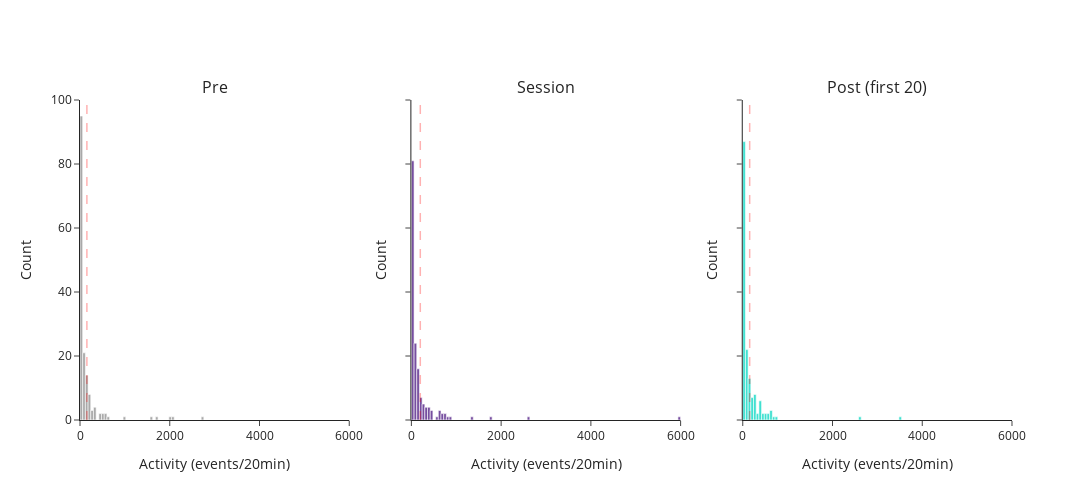

Source (notebook cell):
### Code cell
## Plot events per 20 min, first 20 minutes post activity
fig = pf.custom_graph_template(x_title='Activity (events/20min)', y_title='Count', titles=['Pre', 'Session', 'Post (first 20)'], 
                               columns=3, shared_y=True, width=1200)
## Pre
fig.add_trace(go.Histogram(x=num_spikes_pre, xbins=dict(start = 0, end = np.max(num_spikes_pre), size = 60), 
                           autobinx=False, showlegend=False, marker_color=pf.colors('pre')), row=1, col=1)
fig.add_vline(x=np.mean(num_spikes_pre), line_dash='dash', line_color='red', line_width=1.5, row=1, col=1)
## Session
fig.add_trace(go.Histogram(x=num_spikes_session, xbins=dict(start = 0, end = np.max(num_spikes_session), size = 60), 
                           autobinx=False, showlegend=False, marker_color=pf.colors('session')), row=1, col=2)
fig.add_vline(x=np.mean(num_spikes_session), line_dash='dash', line_color='red', line_width=1.5, row=1, col=2)
## Post
fig.add_trace(go.Histogram(x=num_spikes_post, xbins=dict(start = 0, end = np.max(num_spikes_post), size = 60), 
                           autobinx=False, showlegend=False, marker_color=pf.colors('post')), row=1, col=3)
fig.add_vline(x=np.mean(num_spikes_post), line_dash='dash', line_color='red', line_width=1.5, row=1, col=3)
fig.update_xaxes(matches='x')
fig.show()
fig.write_image(os.path.join(fig_path, 'pre_session_post_first20.png'))

### Figure 1 — Plotly figure (JSON) as saved in the notebook; plotly's stock layout.template omitted (floating-point values rounded to 4 significant figures; data arrays with more than 128 entries replaced by an {"elided": "..."} marker saying what was removed)
{"data": [{"autobinx": false, "marker": {"color": "darkgrey"}, "showlegend": false, "type": "histogram", "x": {"elided": "158 int values"}, "xaxis": "x", "xbins": {"end": 2750, "size": 60, "start": 0}, "yaxis": "y"}, {"autobinx": false, "marker": {"color": "rgb(118,78,159)"}, "showlegend": false, "type": "histogram", "x": {"elided": "158 int values"}, "xaxis": "x2", "xbins": {"end": 5994, "size": 60, "start": 0}, "yaxis": "y2"}, {"autobinx": false, "marker": {"color": "turquoise"}, "showlegend": false, "type": "histogram", "x": {"elided": "158 int values"}, "xaxis": "x3", "xbins": {"end": 3493, "size": 60, "start": 0}, "yaxis": "y3"}], "layout": {"annotations": [{"font": {"size": 16}, "showarrow": false, "text": "Pre", "x": 0.1444, "xanchor": "center", "xref": "paper", "y": 1, "yanchor": "bottom", "yref": "paper"}, {"font": {"size": 16}, "showarrow": false, "text": "Session", "x": 0.5, "xanchor": "center", "xref": "paper", "y": 1, "yanchor": "bottom", "yref": "paper"}, {"font": {"size": 16}, "showarrow": false, "text": "Post (first 20)", "x": 0.8556, "xanchor": "center", "xref": "paper", "y": 1, "yanchor": "bottom", "yref": "paper"}], "height": 500, "shapes": [{"line": {"color": "red", "dash": "dash", "width": 1.5}, "type": "line", "x0": 153.6, "x1": 153.6, "xref": "x", "y0": 0, "y1": 1, "yref": "y domain"}, {"line": {"color": "red", "dash": "dash", "width": 1.5}, "type": "line", "x0": 198.7, "x1": 198.7, "xref": "x2", "y0": 0, "y1": 1, "yref": "y2 domain"}, {"line": {"color": "red", "dash": "dash", "width": 1.5}, "type": "line", "x0": 154.3, "x1": 154.3, "xref": "x3", "y0": 0, "y1": 1, "yref": "y3 domain"}], "title": {"x": 0.5, "xanchor": "center", "y": 0.9, "yanchor": "top"}, "width": 1200, "xaxis": {"anchor": "y", "domain": [0, 0.2889], "matches": "x", "title": {"text": "Activity (events/20min)"}}, "xaxis2": {"anchor": "y2", "domain": [0.3556, 0.6444], "matches": "x", "title": {"text": "Activity (events/20min)"}}, "xaxis3": {"anchor": "y3", "domain": [0.7111, 1], "matches": "x", "title": {"text": "Activity (events/20min)"}}, "yaxis": {"anchor": "x", "domain": [0, 1], "title": {"text": "Count"}}, "yaxis2": {"anchor": "x2", "domain": [0, 1], "matches": "y", "showticklabels": false, "title": {"text": "Count"}}, "yaxis3": {"anchor": "x3", "domain": [0, 1], "matches": "y", "showticklabels": false, "title": {"text": "Count"}}}}
